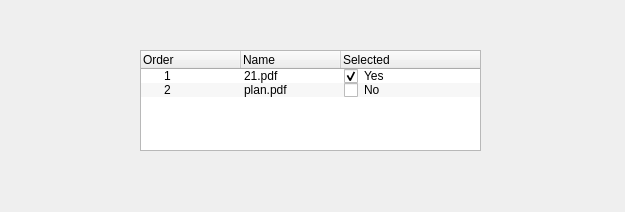
<?xml version="1.0" encoding="UTF-8"?>
<ui version="4.0">
 <class>Form</class>
 <widget class="QWidget" name="Form">
  <property name="geometry">
   <rect>
    <x>0</x>
    <y>0</y>
    <width>625</width>
    <height>212</height>
   </rect>
  </property>
  <property name="windowTitle">
   <string>Form</string>
  </property>
  <widget class="QTreeWidget" name="treeWidget">
   <property name="geometry">
    <rect>
     <x>140</x>
     <y>50</y>
     <width>341</width>
     <height>101</height>
    </rect>
   </property>
   <property name="sizePolicy">
    <sizepolicy hsizetype="Expanding" vsizetype="Expanding">
     <horstretch>0</horstretch>
     <verstretch>0</verstretch>
    </sizepolicy>
   </property>
   <property name="focusPolicy">
    <enum>Qt::NoFocus</enum>
   </property>
   <property name="contextMenuPolicy">
    <enum>Qt::PreventContextMenu</enum>
   </property>
   <property name="acceptDrops">
    <bool>true</bool>
   </property>
   <property name="horizontalScrollBarPolicy">
    <enum>Qt::ScrollBarAlwaysOff</enum>
   </property>
   <property name="sizeAdjustPolicy">
    <enum>QAbstractScrollArea::AdjustToContentsOnFirstShow</enum>
   </property>
   <property name="dragEnabled">
    <bool>false</bool>
   </property>
   <property name="dragDropOverwriteMode">
    <bool>false</bool>
   </property>
   <property name="dragDropMode">
    <enum>QAbstractItemView::DragDrop</enum>
   </property>
   <property name="defaultDropAction">
    <enum>Qt::MoveAction</enum>
   </property>
   <property name="alternatingRowColors">
    <bool>true</bool>
   </property>
   <property name="selectionMode">
    <enum>QAbstractItemView::ExtendedSelection</enum>
   </property>
   <property name="selectionBehavior">
    <enum>QAbstractItemView::SelectRows</enum>
   </property>
   <property name="uniformRowHeights">
    <bool>false</bool>
   </property>
   <property name="itemsExpandable">
    <bool>false</bool>
   </property>
   <property name="sortingEnabled">
    <bool>false</bool>
   </property>
   <property name="animated">
    <bool>false</bool>
   </property>
   <property name="wordWrap">
    <bool>false</bool>
   </property>
   <column>
    <property name="text">
     <string>Order</string>
    </property>
   </column>
   <column>
    <property name="text">
     <string>Name</string>
    </property>
   </column>
   <column>
    <property name="text">
     <string>Selected</string>
    </property>
   </column>
   <item>
    <property name="text">
     <string>1</string>
    </property>
    <property name="text">
     <string>21.pdf</string>
    </property>
    <property name="icon">
     <iconset>
      <normaloff>../img/pdf_icon.png</normaloff>../img/pdf_icon.png</iconset>
    </property>
    <property name="text">
     <string>Yes</string>
    </property>
    <property name="checkState">
     <enum>Checked</enum>
    </property>
   </item>
   <item>
    <property name="text">
     <string>2</string>
    </property>
    <property name="text">
     <string>plan.pdf</string>
    </property>
    <property name="icon">
     <iconset>
      <normaloff>../img/pdf_icon.png</normaloff>../img/pdf_icon.png</iconset>
    </property>
    <property name="text">
     <string>No</string>
    </property>
    <property name="checkState">
     <enum>Unchecked</enum>
    </property>
   </item>
  </widget>
 </widget>
 <resources/>
 <connections/>
</ui>
